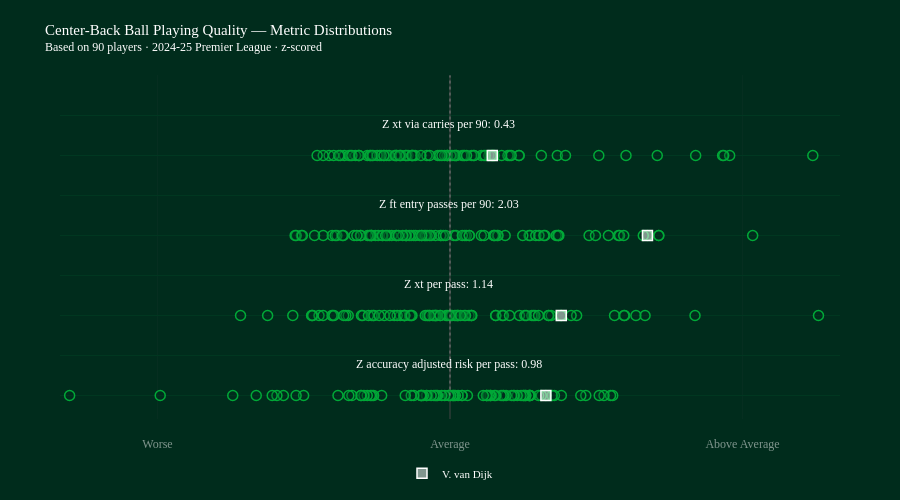

Notebook code for this chart:
### Code cell
from classes.visual import DistributionPlot

z_cols = ["z_" + c for c in metrics]

dist_plot = DistributionPlot(
    columns=z_cols,
    labels=["Worse", "Average", "Above Average"]
)
dist_plot.add_title(
    title="Center-Back Ball Playing Quality — Metric Distributions",
    subtitle=f"Based on {len(bp)} players · 2024-25 Premier League · z-scored"
)

dist_plot.add_group_data(
    df_plot=bp,
    plots="",
    names=bp["short_name"],
    legend="All CBs",
    hover="",
    hover_string=""
)

# Highlight V. van Dijk as reference point (player.id = 370)
selected = bp[bp["player.id"] == 370]
if not selected.empty:
    dist_plot.add_data_point(
        ser_plot=selected.iloc[0],
        plots="",
        name=selected["short_name"].iloc[0],
        hover="",
        hover_string=""
    )

dist_plot.fig.show()

### Figure 1 — Plotly figure (JSON) as saved in the notebook; plotly's stock layout.template omitted (floating-point values rounded to 4 significant figures)
{"data": [{"customdata": [1.669, 1.646, 1.579, 1.53, 1.393, 1.341, 1.142, 1.071, 1.048, 0.9834, 0.9362, 0.9084, 0.8237, 0.823, 0.8154, 0.8115, 0.8112, 0.777, 0.7768, 0.763, 0.7567, 0.7494, 0.7287, 0.6893, 0.6581, 0.6519, 0.6319, 0.5753, 0.5514, 0.5433, 0.5241, 0.4687, 0.4547, 0.4177, 0.4175, 0.41, 0.3926, 0.3776, 0.3767, 0.3739, 0.3412, 0.1785, 0.1244, 0.1226, 0.08255, 0.05497, 0.04398, 0.03319, 0.02905, 0.007016, 0.005341, -0.01274, -0.01288, -0.05412, -0.0858, -0.1278, -0.1378, -0.1495, -0.1649, -0.1939, -0.2373, -0.2421, -0.2738, -0.2874, -0.2926, -0.295, -0.3005, -0.3709, -0.3979, -0.459, -0.7009, -0.7834, -0.8007, -0.816, -0.8487, -0.8827, -0.9106, -0.9139, -1.006, -1.038, -1.149, -1.501, -1.578, -1.709, -1.775, -1.824, -1.987, -2.228, -2.972, -3.901], "hovertemplate": "%{text}<br><extra></extra>", "marker": {"color": "rgba(0, 44, 28, 0.2)", "line": {"color": "rgba(0, 169, 56, 1)", "width": 1.5}, "size": 10}, "mode": "markers", "showlegend": false, "text": ["J. Gvardiol", "K. Walker-Peters", "W. Saliba", "N. Aké", "N. Wood", "J. Stones", "V. Lindelöf", "M. Akanji", "E. Konsa", "V. van Dijk", "W. Fofana", "Rúben Dias", "L. Dunk", "Nélson Semedo", "I. Konaté", "J. Stephens", "L. Martínez", "J. Vestergaard", "J. Bednarek", "M. de Ligt", "M. van de Ven", "Igor Julio", "J. Bree", "C. Baleba", "S. Bueno", "A. Disasi", "A. Gray", "C. Coady", "C. Romero", "J. Kiwior", "S. van den Berg", "S. Botman", "J. Quansah", "J. van Hecke", "D. Burn", "Gabriel Magalhaes", "Diego Carlos", "L. Yoro", "W. Faes", "T. Adarabioyo", "L. Colwill", "H. Maguire", "J. Todibo", "L. Woolfenden", "N. Collins", "Y. Mosquera", "C. Dawson", "K. Mavropanos", "A. Khusanov", "C. Bassey", "L. Thomas", "J. Greaves", "B. Badiashile", "C. Okoli", "T. Mings", "K. Danso", "T. Harwood-Bellis", "E. Agbadou", "A. Webster", "I. Diop", "M. Doherty", "Toti", "B. Davies", "Pau Torres", "M. Kilman", "T. Chalobah", "J. Gomez", "E. Pinnock", "R. Drăgușin", "N. Mazraoui", "J. Tarkowski", "L. Shaw", "I. Zabarnyi", "F. Schär", "Dean Huijsen", "M. Keane", "M. Lacroix", "A. Cresswell", "M. Guéhi", "J. Branthwaite", "N. Milenković", "J. Andersen", "M. Lemina", "C. Richards", "D. O'Shea", "M. Senesi", "Murillo", "Morato", "C. Burgess", "J. Lerma"], "type": "scatter", "x": [1.669, 1.646, 1.579, 1.53, 1.393, 1.341, 1.142, 1.071, 1.048, 0.9834, 0.9362, 0.9084, 0.8237, 0.823, 0.8154, 0.8115, 0.8112, 0.777, 0.7768, 0.763, 0.7567, 0.7494, 0.7287, 0.6893, 0.6581, 0.6519, 0.6319, 0.5753, 0.5514, 0.5433, 0.5241, 0.4687, 0.4547, 0.4177, 0.4175, 0.41, 0.3926, 0.3776, 0.3767, 0.3739, 0.3412, 0.1785, 0.1244, 0.1226, 0.08255, 0.05497, 0.04398, 0.03319, 0.02905, 0.007016, 0.005341, -0.01274, -0.01288, -0.05412, -0.0858, -0.1278, -0.1378, -0.1495, -0.1649, -0.1939, -0.2373, -0.2421, -0.2738, -0.2874, -0.2926, -0.295, -0.3005, -0.3709, -0.3979, -0.459, -0.7009, -0.7834, -0.8007, -0.816, -0.8487, -0.8827, -0.9106, -0.9139, -1.006, -1.038, -1.149, -1.501, -1.578, -1.709, -1.775, -1.824, -1.987, -2.228, -2.972, -3.901], "y": [0, 0, 0, 0, 0, 0, 0, 0, 0, 0, 0, 0, 0, 0, 0, 0, 0, 0, 0, 0, 0, 0, 0, 0, 0, 0, 0, 0, 0, 0, 0, 0, 0, 0, 0, 0, 0, 0, 0, 0, 0, 0, 0, 0, 0, 0, 0, 0, 0, 0, 0, 0, 0, 0, 0, 0, 0, 0, 0, 0, 0, 0, 0, 0, 0, 0, 0, 0, 0, 0, 0, 0, 0, 0, 0, 0, 0, 0, 0, 0, 0, 0, 0, 0, 0, 0, 0, 0, 0, 0]}, {"customdata": [0.8549, -0.09912, -0.5103, 0.4682, -1.87, 0.535, -0.9081, 1.038, -0.3896, 1.141, -1.202, 0.8391, 0.4699, -1.42, 0.1952, -0.7878, 0.07504, -0.4641, -1.407, -1.211, -0.03982, -0.1338, -0.6745, -0.1771, -1.343, -0.5721, -1.302, -0.8949, 0.7123, 0.04829, -1.612, -0.4653, 0.08668, 1.907, -0.8031, 0.02092, 0.22, -1.19, 0.004069, -0.206, -0.02649, -0.1538, -1.414, -0.8363, -0.7796, -0.4756, 0.07876, -0.225, -0.2355, -0.4106, -2.148, -0.5421, 0.2162, -0.7264, -0.1442, -1.044, 0.01132, -0.2537, 1.792, -0.6157, 0.06179, -1.068, -0.1485, -0.006481, -0.4646, -0.1641, 0.7681, -0.3984, 0.7823, -0.1015, 1.299, 0.146, 1.242, 1.009, 1.688, 0.5475, 0.2241, 1.139, 0.8716, 0.9082, 0.1593, 2.001, 1.784, -1.09, 1.014, 3.779, 2.513, 0.6107, 0.1078, -0.2117], "hovertemplate": "%{text}<br><extra></extra>", "marker": {"color": "rgba(0, 44, 28, 0.2)", "line": {"color": "rgba(0, 169, 56, 1)", "width": 1.5}, "size": 10}, "mode": "markers", "showlegend": false, "text": ["J. Gvardiol", "K. Walker-Peters", "W. Saliba", "N. Aké", "N. Wood", "J. Stones", "V. Lindelöf", "M. Akanji", "E. Konsa", "V. van Dijk", "W. Fofana", "Rúben Dias", "L. Dunk", "Nélson Semedo", "I. Konaté", "J. Stephens", "L. Martínez", "J. Vestergaard", "J. Bednarek", "M. de Ligt", "M. van de Ven", "Igor Julio", "J. Bree", "C. Baleba", "S. Bueno", "A. Disasi", "A. Gray", "C. Coady", "C. Romero", "J. Kiwior", "S. van den Berg", "S. Botman", "J. Quansah", "J. van Hecke", "D. Burn", "Gabriel Magalhaes", "Diego Carlos", "L. Yoro", "W. Faes", "T. Adarabioyo", "L. Colwill", "H. Maguire", "J. Todibo", "L. Woolfenden", "N. Collins", "Y. Mosquera", "C. Dawson", "K. Mavropanos", "A. Khusanov", "C. Bassey", "L. Thomas", "J. Greaves", "B. Badiashile", "C. Okoli", "T. Mings", "K. Danso", "T. Harwood-Bellis", "E. Agbadou", "A. Webster", "I. Diop", "M. Doherty", "Toti", "B. Davies", "Pau Torres", "M. Kilman", "T. Chalobah", "J. Gomez", "E. Pinnock", "R. Drăgușin", "N. Mazraoui", "J. Tarkowski", "L. Shaw", "I. Zabarnyi", "F. Schär", "Dean Huijsen", "M. Keane", "M. Lacroix", "A. Cresswell", "M. Guéhi", "J. Branthwaite", "N. Milenković", "J. Andersen", "M. Lemina", "C. Richards", "D. O'Shea", "M. Senesi", "Murillo", "Morato", "C. Burgess", "J. Lerma"], "type": "scatter", "x": [0.8549, -0.09912, -0.5103, 0.4682, -1.87, 0.535, -0.9081, 1.038, -0.3896, 1.141, -1.202, 0.8391, 0.4699, -1.42, 0.1952, -0.7878, 0.07504, -0.4641, -1.407, -1.211, -0.03982, -0.1338, -0.6745, -0.1771, -1.343, -0.5721, -1.302, -0.8949, 0.7123, 0.04829, -1.612, -0.4653, 0.08668, 1.907, -0.8031, 0.02092, 0.22, -1.19, 0.004069, -0.206, -0.02649, -0.1538, -1.414, -0.8363, -0.7796, -0.4756, 0.07876, -0.225, -0.2355, -0.4106, -2.148, -0.5421, 0.2162, -0.7264, -0.1442, -1.044, 0.01132, -0.2537, 1.792, -0.6157, 0.06179, -1.068, -0.1485, -0.006481, -0.4646, -0.1641, 0.7681, -0.3984, 0.7823, -0.1015, 1.299, 0.146, 1.242, 1.009, 1.688, 0.5475, 0.2241, 1.139, 0.8716, 0.9082, 0.1593, 2.001, 1.784, -1.09, 1.014, 3.779, 2.513, 0.6107, 0.1078, -0.2117], "y": [1, 1, 1, 1, 1, 1, 1, 1, 1, 1, 1, 1, 1, 1, 1, 1, 1, 1, 1, 1, 1, 1, 1, 1, 1, 1, 1, 1, 1, 1, 1, 1, 1, 1, 1, 1, 1, 1, 1, 1, 1, 1, 1, 1, 1, 1, 1, 1, 1, 1, 1, 1, 1, 1, 1, 1, 1, 1, 1, 1, 1, 1, 1, 1, 1, 1, 1, 1, 1, 1, 1, 1, 1, 1, 1, 1, 1, 1, 1, 1, 1, 1, 1, 1, 1, 1, 1, 1, 1, 1]}, {"customdata": [-0.09249, -1.524, 0.8116, 0.9742, -0.8036, 1.117, -0.6226, 2.14, -0.8032, 2.025, -0.598, 3.104, 1.625, -1.578, 0.822, 0.03877, 0.4831, -0.4479, -0.7654, -0.372, 0.8798, 0.061, -1.208, -1.588, -1.16, -0.6887, -1.093, -0.8066, 1.728, 0.9129, -1.301, -0.096, -0.3525, 1.739, -0.9835, 1.089, -0.2627, -0.1492, -0.3987, 0.4524, 0.5659, -0.4478, -0.737, -0.6961, -0.2908, -0.1938, -0.419, -0.4551, 0.321, 0.1512, -1.178, -0.8267, 1.427, -0.6452, 0.1672, -0.5499, 1.111, -0.2354, 2.142, -0.4852, -0.06884, -0.2504, -0.04474, 0.9632, -0.2104, -0.3125, 1.107, -0.8454, 0.1985, -0.9138, -0.2898, 0.4926, 0.7464, 0.4467, 1.492, -0.9194, -0.553, 0.4615, 0.3489, 0.1263, -1.104, 1.982, -1.389, -0.9556, -0.5298, 1.782, 0.1974, -0.8162, -0.6594, -1.514], "hovertemplate": "%{text}<br><extra></extra>", "marker": {"color": "rgba(0, 44, 28, 0.2)", "line": {"color": "rgba(0, 169, 56, 1)", "width": 1.5}, "size": 10}, "mode": "markers", "showlegend": false, "text": ["J. Gvardiol", "K. Walker-Peters", "W. Saliba", "N. Aké", "N. Wood", "J. Stones", "V. Lindelöf", "M. Akanji", "E. Konsa", "V. van Dijk", "W. Fofana", "Rúben Dias", "L. Dunk", "Nélson Semedo", "I. Konaté", "J. Stephens", "L. Martínez", "J. Vestergaard", "J. Bednarek", "M. de Ligt", "M. van de Ven", "Igor Julio", "J. Bree", "C. Baleba", "S. Bueno", "A. Disasi", "A. Gray", "C. Coady", "C. Romero", "J. Kiwior", "S. van den Berg", "S. Botman", "J. Quansah", "J. van Hecke", "D. Burn", "Gabriel Magalhaes", "Diego Carlos", "L. Yoro", "W. Faes", "T. Adarabioyo", "L. Colwill", "H. Maguire", "J. Todibo", "L. Woolfenden", "N. Collins", "Y. Mosquera", "C. Dawson", "K. Mavropanos", "A. Khusanov", "C. Bassey", "L. Thomas", "J. Greaves", "B. Badiashile", "C. Okoli", "T. Mings", "K. Danso", "T. Harwood-Bellis", "E. Agbadou", "A. Webster", "I. Diop", "M. Doherty", "Toti", "B. Davies", "Pau Torres", "M. Kilman", "T. Chalobah", "J. Gomez", "E. Pinnock", "R. Drăgușin", "N. Mazraoui", "J. Tarkowski", "L. Shaw", "I. Zabarnyi", "F. Schär", "Dean Huijsen", "M. Keane", "M. Lacroix", "A. Cresswell", "M. Guéhi", "J. Branthwaite", "N. Milenković", "J. Andersen", "M. Lemina", "C. Richards", "D. O'Shea", "M. Senesi", "Murillo", "Morato", "C. Burgess", "J. Lerma"], "type": "scatter", "x": [-0.09249, -1.524, 0.8116, 0.9742, -0.8036, 1.117, -0.6226, 2.14, -0.8032, 2.025, -0.598, 3.104, 1.625, -1.578, 0.822, 0.03877, 0.4831, -0.4479, -0.7654, -0.372, 0.8798, 0.061, -1.208, -1.588, -1.16, -0.6887, -1.093, -0.8066, 1.728, 0.9129, -1.301, -0.096, -0.3525, 1.739, -0.9835, 1.089, -0.2627, -0.1492, -0.3987, 0.4524, 0.5659, -0.4478, -0.737, -0.6961, -0.2908, -0.1938, -0.419, -0.4551, 0.321, 0.1512, -1.178, -0.8267, 1.427, -0.6452, 0.1672, -0.5499, 1.111, -0.2354, 2.142, -0.4852, -0.06884, -0.2504, -0.04474, 0.9632, -0.2104, -0.3125, 1.107, -0.8454, 0.1985, -0.9138, -0.2898, 0.4926, 0.7464, 0.4467, 1.492, -0.9194, -0.553, 0.4615, 0.3489, 0.1263, -1.104, 1.982, -1.389, -0.9556, -0.5298, 1.782, 0.1974, -0.8162, -0.6594, -1.514], "y": [2, 2, 2, 2, 2, 2, 2, 2, 2, 2, 2, 2, 2, 2, 2, 2, 2, 2, 2, 2, 2, 2, 2, 2, 2, 2, 2, 2, 2, 2, 2, 2, 2, 2, 2, 2, 2, 2, 2, 2, 2, 2, 2, 2, 2, 2, 2, 2, 2, 2, 2, 2, 2, 2, 2, 2, 2, 2, 2, 2, 2, 2, 2, 2, 2, 2, 2, 2, 2, 2, 2, 2, 2, 2, 2, 2, 2, 2, 2, 2, 2, 2, 2, 2, 2, 2, 2, 2, 2, 2]}, {"customdata": [-0.5472, -0.8174, 0.05406, 2.796, -0.941, 2.868, -0.5662, 2.807, -0.02756, 0.4338, 0.02055, 3.721, 0.3988, -1.084, 0.5943, 0.06483, 1.101, -0.4311, -0.8479, -0.6508, 0.1246, 1.185, -0.8206, -1.123, -0.7237, -0.454, -0.9694, -0.5475, 1.526, -0.2372, -0.6795, -0.625, -0.02298, 2.52, -0.79, 0.2416, -0.1247, 0.3214, -0.3876, -0.03041, 0.06423, 0.006106, -1.019, 0.04336, -0.05507, -0.7467, -0.5091, 0.1406, -0.3917, 0.9368, -1.034, -0.7062, 0.2226, -0.3577, 0.7057, 0.2485, 0.7101, -0.2087, 0.6124, -0.5032, 0.348, 0.149, 0.6278, 1.805, -0.1038, -0.3757, 0.4472, -0.4502, 0.1699, -0.5579, -0.6768, 0.4349, 0.4528, 0.4221, 2.126, -1.24, -0.8009, -0.3894, -0.2984, 0.5296, -1.194, -0.08316, -1.3, -0.934, -1.006, 0.3606, -0.5188, -1.14, -0.9305, -1.363], "hovertemplate": "%{text}<br><extra></extra>", "marker": {"color": "rgba(0, 44, 28, 0.2)", "line": {"color": "rgba(0, 169, 56, 1)", "width": 1.5}, "size": 10}, "mode": "markers", "showlegend": false, "text": ["J. Gvardiol", "K. Walker-Peters", "W. Saliba", "N. Aké", "N. Wood", "J. Stones", "V. Lindelöf", "M. Akanji", "E. Konsa", "V. van Dijk", "W. Fofana", "Rúben Dias", "L. Dunk", "Nélson Semedo", "I. Konaté", "J. Stephens", "L. Martínez", "J. Vestergaard", "J. Bednarek", "M. de Ligt", "M. van de Ven", "Igor Julio", "J. Bree", "C. Baleba", "S. Bueno", "A. Disasi", "A. Gray", "C. Coady", "C. Romero", "J. Kiwior", "S. van den Berg", "S. Botman", "J. Quansah", "J. van Hecke", "D. Burn", "Gabriel Magalhaes", "Diego Carlos", "L. Yoro", "W. Faes", "T. Adarabioyo", "L. Colwill", "H. Maguire", "J. Todibo", "L. Woolfenden", "N. Collins", "Y. Mosquera", "C. Dawson", "K. Mavropanos", "A. Khusanov", "C. Bassey", "L. Thomas", "J. Greaves", "B. Badiashile", "C. Okoli", "T. Mings", "K. Danso", "T. Harwood-Bellis", "E. Agbadou", "A. Webster", "I. Diop", "M. Doherty", "Toti", "B. Davies", "Pau Torres", "M. Kilman", "T. Chalobah", "J. Gomez", "E. Pinnock", "R. Drăgușin", "N. Mazraoui", "J. Tarkowski", "L. Shaw", "I. Zabarnyi", "F. Schär", "Dean Huijsen", "M. Keane", "M. Lacroix", "A. Cresswell", "M. Guéhi", "J. Branthwaite", "N. Milenković", "J. Andersen", "M. Lemina", "C. Richards", "D. O'Shea", "M. Senesi", "Murillo", "Morato", "C. Burgess", "J. Lerma"], "type": "scatter", "x": [-0.5472, -0.8174, 0.05406, 2.796, -0.941, 2.868, -0.5662, 2.807, -0.02756, 0.4338, 0.02055, 3.721, 0.3988, -1.084, 0.5943, 0.06483, 1.101, -0.4311, -0.8479, -0.6508, 0.1246, 1.185, -0.8206, -1.123, -0.7237, -0.454, -0.9694, -0.5475, 1.526, -0.2372, -0.6795, -0.625, -0.02298, 2.52, -0.79, 0.2416, -0.1247, 0.3214, -0.3876, -0.03041, 0.06423, 0.006106, -1.019, 0.04336, -0.05507, -0.7467, -0.5091, 0.1406, -0.3917, 0.9368, -1.034, -0.7062, 0.2226, -0.3577, 0.7057, 0.2485, 0.7101, -0.2087, 0.6124, -0.5032, 0.348, 0.149, 0.6278, 1.805, -0.1038, -0.3757, 0.4472, -0.4502, 0.1699, -0.5579, -0.6768, 0.4349, 0.4528, 0.4221, 2.126, -1.24, -0.8009, -0.3894, -0.2984, 0.5296, -1.194, -0.08316, -1.3, -0.934, -1.006, 0.3606, -0.5188, -1.14, -0.9305, -1.363], "y": [3, 3, 3, 3, 3, 3, 3, 3, 3, 3, 3, 3, 3, 3, 3, 3, 3, 3, 3, 3, 3, 3, 3, 3, 3, 3, 3, 3, 3, 3, 3, 3, 3, 3, 3, 3, 3, 3, 3, 3, 3, 3, 3, 3, 3, 3, 3, 3, 3, 3, 3, 3, 3, 3, 3, 3, 3, 3, 3, 3, 3, 3, 3, 3, 3, 3, 3, 3, 3, 3, 3, 3, 3, 3, 3, 3, 3, 3, 3, 3, 3, 3, 3, 3, 3, 3, 3, 3, 3, 3]}, {"customdata": [0.9834], "hovertemplate": "%{text}<br><extra></extra>", "marker": {"color": "rgba(255, 255, 255, 0.5)", "line": {"color": "rgba(255, 255, 255, 1)", "width": 1.5}, "size": 10, "symbol": "square"}, "mode": "markers", "name": "V. van Dijk", "showlegend": true, "text": ["V. van Dijk"], "type": "scatter", "x": [0.9834], "y": [0]}, {"customdata": [1.141], "hovertemplate": "%{text}<br><extra></extra>", "marker": {"color": "rgba(255, 255, 255, 0.5)", "line": {"color": "rgba(255, 255, 255, 1)", "width": 1.5}, "size": 10, "symbol": "square"}, "mode": "markers", "name": "V. van Dijk", "showlegend": false, "text": ["V. van Dijk"], "type": "scatter", "x": [1.141], "y": [1]}, {"customdata": [2.025], "hovertemplate": "%{text}<br><extra></extra>", "marker": {"color": "rgba(255, 255, 255, 0.5)", "line": {"color": "rgba(255, 255, 255, 1)", "width": 1.5}, "size": 10, "symbol": "square"}, "mode": "markers", "name": "V. van Dijk", "showlegend": false, "text": ["V. van Dijk"], "type": "scatter", "x": [2.025], "y": [2]}, {"customdata": [0.4338], "hovertemplate": "%{text}<br><extra></extra>", "marker": {"color": "rgba(255, 255, 255, 0.5)", "line": {"color": "rgba(255, 255, 255, 1)", "width": 1.5}, "size": 10, "symbol": "square"}, "mode": "markers", "name": "V. van Dijk", "showlegend": false, "text": ["V. van Dijk"], "type": "scatter", "x": [0.4338], "y": [3]}], "layout": {"annotations": [{"font": {"color": "rgba(255, 255, 255, 1)", "family": "Gilroy-Light", "size": 12}, "showarrow": false, "text": "<span style=''>Z accuracy adjusted risk per pass: 0.98 </span>", "x": 0, "y": 0.4}, {"font": {"color": "rgba(255, 255, 255, 1)", "family": "Gilroy-Light", "size": 12}, "showarrow": false, "text": "<span style=''>Z xt per pass: 1.14 </span>", "x": 0, "y": 1.4}, {"font": {"color": "rgba(255, 255, 255, 1)", "family": "Gilroy-Light", "size": 12}, "showarrow": false, "text": "<span style=''>Z ft entry passes per 90: 2.03 </span>", "x": 0, "y": 2.4}, {"font": {"color": "rgba(255, 255, 255, 1)", "family": "Gilroy-Light", "size": 12}, "showarrow": false, "text": "<span style=''>Z xt via carries per 90: 0.43 </span>", "x": 0, "y": 3.4}], "autosize": true, "height": 500, "legend": {"font": {"color": "rgba(255, 255, 255, 1)", "family": "Gilroy-Light", "size": 11}, "itemclick": false, "itemdoubleclick": false, "orientation": "h", "valign": "middle", "x": 0.5, "xanchor": "center", "y": -0.2, "yanchor": "bottom"}, "margin": {"b": 70, "l": 60, "pad": 16, "r": 60, "t": 75}, "paper_bgcolor": "rgba(0, 44, 28, 1)", "plot_bgcolor": "rgba(0, 44, 28, 1)", "shapes": [{"line": {"color": "gray", "dash": "dot", "width": 1}, "type": "line", "x0": 0, "x1": 0, "y0": 0, "y1": 4}], "title": {"font": {"color": "rgba(255, 255, 255, 1)", "family": "Gilroy-Medium", "size": 12}, "text": "<span style='font-size: 15.0px'>Center-Back Ball Playing Quality — Metric Distributions</span><br>Based on 90 players · 2024-25 Premier League · z-scored", "x": 0.05, "xanchor": "left", "y": 0.93, "yanchor": "top"}, "xaxis": {"fixedrange": true, "range": [-4, 4], "tickfont": {"color": "rgba(255, 255, 255, 0.5)", "family": "Gilroy-Light", "size": 12}, "tickmode": "array", "ticktext": ["Worse", "Average", "Above Average"], "tickvals": [-3, 0, 3]}, "yaxis": {"fixedrange": true, "gridcolor": "rgba(0, 56, 33, 1)", "showticklabels": false, "zerolinecolor": "rgba(0, 56, 33, 1)"}}}
